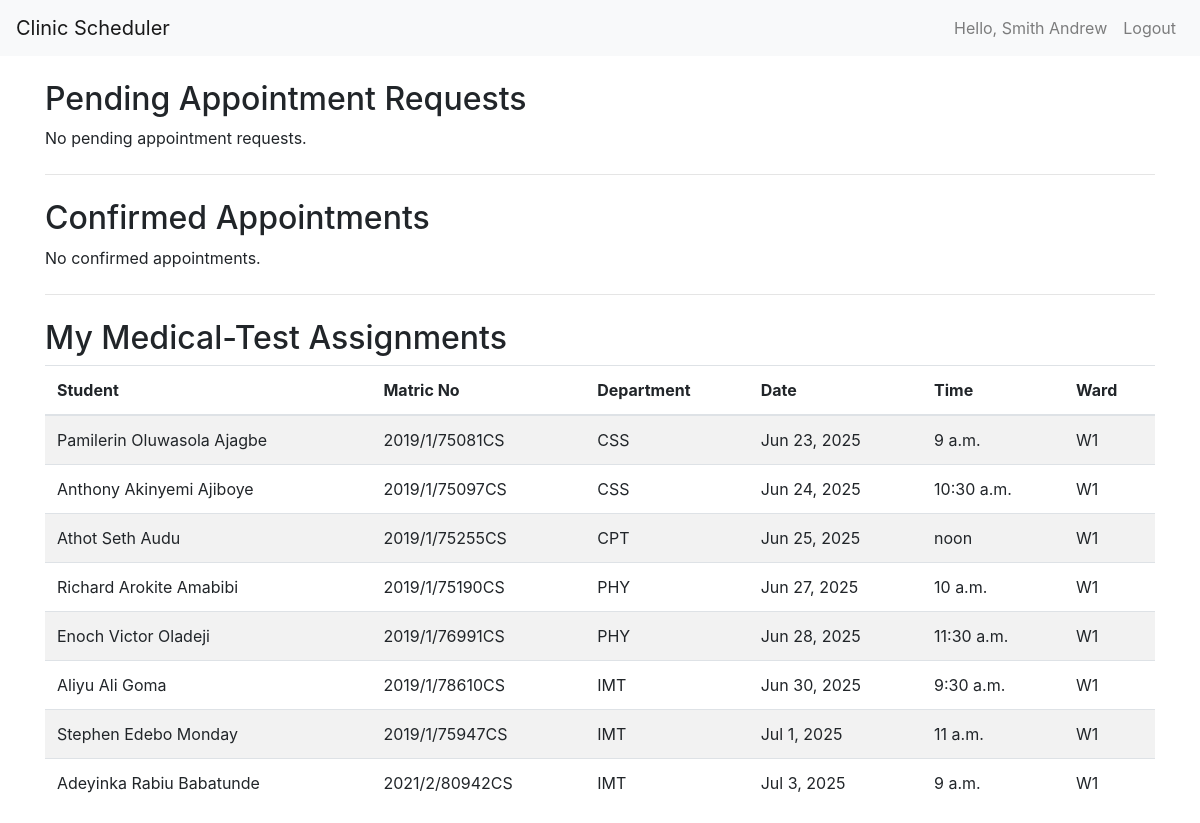
The app's page /staff/requests/ (signed in), older data.
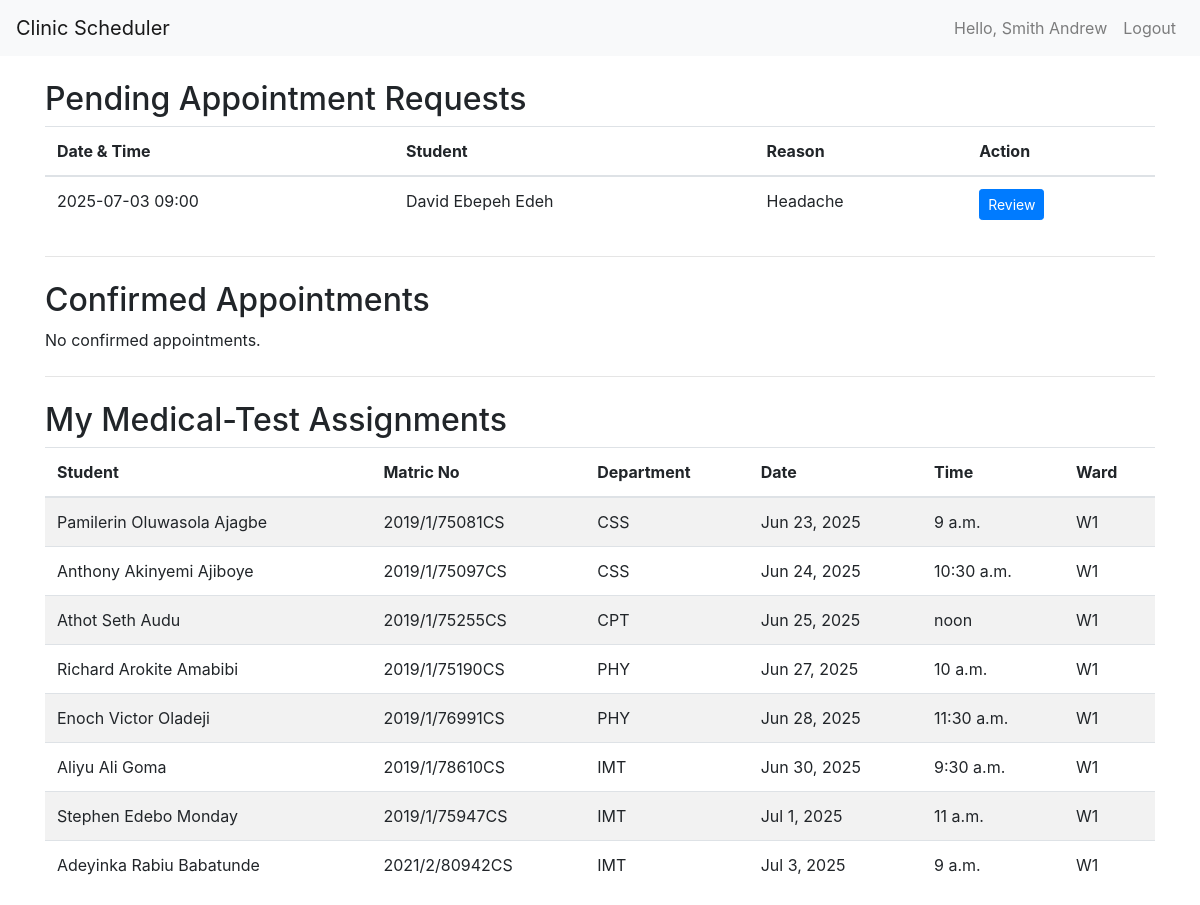
The same page, newer data.
### appointments/models.py (models this page shows, shortened)
class MedicalTestSchedule(models.Model):
    student = models.ForeignKey(
        Profile,
        limit_choices_to={'role': 'student'},
        on_delete=models.CASCADE,
        related_name='medical_tests',
        null=True,
        blank=True,
        help_text="(temporary) link to the student's profile"
    )
    scheduled_date = models.DateField()
    scheduled_time = models.TimeField()
    staff = models.ForeignKey(
        settings.AUTH_USER_MODEL,
        limit_choices_to={'profile__role': 'staff'},
        on_delete=models.PROTECT
    )
    ward_number = models.CharField(max_length=10)
    created_at = models.DateTimeField(auto_now_add=True)
    class Meta:
        ordering = ['scheduled_date', 'scheduled_time']
        unique_together = ('student',)

class Profile(models.Model):
    ROLE_CHOICES = [
        ('student', 'Student'),
        ('staff',   'Staff'),
    ]
    user = models.OneToOneField(
        settings.AUTH_USER_MODEL,
        on_delete=models.CASCADE,
        related_name='profile'
    )
    role = models.CharField(
        max_length=10,
        choices=ROLE_CHOICES,
        default='student'
    )
    matric_no = models.CharField(
        max_length=20,
        unique=True,
        blank=True,
        null=True,
        help_text="For students: their matriculation number"
    )
    DEPARTMENT_CHOICES = [
        ('CPT', 'Computer Science'),
        ('PHY', 'Physics'),
        ('CSS', 'Cyber Security Science'),
        ('IMT', 'Information and Media Technology'),
    ]
    department = models.CharField(
        max_length=30,
        choices=DEPARTMENT_CHOICES,
        blank=True,
        null=True,
        help_text="Student’s department"
    )
    phone_number = models.CharField(max_length=15, blank=True, null=True)

class Appointment(models.Model):
    STATUS_CHOICES = [
        ('pending',   'Pending'),
        ('confirmed', 'Confirmed'),
        ('attended',  'Attended'),
        ('no_show',   'No-Show'),
        ('rejected',  'Rejected'),
        ('cancelled', 'Cancelled'),
    ]
    student = models.ForeignKey(
        settings.AUTH_USER_MODEL,
        on_delete=models.CASCADE,
        related_name='appointments_as_student'
    )
    staff = models.ForeignKey(
        settings.AUTH_USER_MODEL,
        on_delete=models.CASCADE,
        related_name='appointments_as_staff'
    )
    date_time        = models.DateTimeField()
    status           = models.CharField(max_length=10, choices=STATUS_CHOICES, default='pending')
    reason_for_visit = models.TextField(blank=True)
    created_at       = models.DateTimeField(auto_now_add=True)
    updated_at       = models.DateTimeField(auto_now=True)
    class Meta:
        unique_together = ('staff', 'date_time')
        ordering        = ['-date_time']

### appointments/decorators.py (the view)
        def _wrapped_view(request, *args, **kwargs):
            if request.user.is_authenticated and request.user.profile.role == required_role:
                return view_func(request, *args, **kwargs)
            raise PermissionDenied

### appointments/views.py (called while the page is built)
@login_required
@role_required('staff')
def staff_requests(request):
    pending = Appointment.objects.filter(
        staff=request.user,
        status='pending'
    ).order_by('date_time')
    confirmed = Appointment.objects.filter(
        staff=request.user,
        status='confirmed',
        date_time__gte=timezone.now()
    ).order_by('date_time')
    test_slots = MedicalTestSchedule.objects.filter(
        staff=request.user
    ).order_by('scheduled_date', 'scheduled_time')
    return render(request, 'appointments/dashboard_staff.html', {
        'pending_appointments':   pending,
        'confirmed_appointments': confirmed,
        'test_slots':             test_slots,
    })

### templates/appointments/dashboard_staff.html (shortened to what this page needs)
{% extends 'appointments/base.html' %}
{% load crispy_forms_tags %}
{% block content %}
  <h2>Pending Appointment Requests</h2>
  {% if pending_appointments %}
    <table class="table table-hover">
      <thead>
        <tr>
          <th>Date & Time</th>
          <th>Student</th>
          <th>Reason</th>
          <th>Action</th>
        </tr>
      </thead>
      <tbody>
        {% for appt in pending_appointments %}
          <tr>
            <td>{{ appt.date_time|date:"Y-m-d H:i" }}</td>
            <td>{{ appt.student.get_full_name|default:appt.student.username }}</td>
            <td>{{ appt.reason_for_visit|default:"—" }}</td>
            <td>
              <a href="{% url 'appointments:confirm_appointment' appt.id %}"
                 class="btn btn-sm btn-primary">
                Review
              </a>
            </td>
          </tr>
        {% endfor %}
      </tbody>
    </table>
  {% else %}
    <p>No pending appointment requests.</p>
  {% endif %}
  <hr class="my-4"/>
  <h2>Confirmed Appointments</h2>
  {% if confirmed_appointments %}
    <table class="table table-striped">
      <thead>
        <tr>
          <th>Date & Time</th>
          <th>Student</th>
          <th>Reason</th>
        </tr>
      </thead>
      <tbody>
        {% for appt in confirmed_appointments %}
          <tr>
            <td>{{ appt.date_time|date:"Y-m-d H:i" }}</td>
            <td>{{ appt.student.get_full_name|default:appt.student.username }}</td>
            <td>{{ appt.reason_for_visit|default:"—" }}</td>
          </tr>
        {% endfor %}
      </tbody>
    </table>
  {% else %}
    <p>No confirmed appointments.</p>
  {% endif %}
  <hr class="my-4"/>
  <h2>My Medical-Test Assignments</h2>
  {% if test_slots %}
    <table class="table table-striped">
      <thead>
        <tr>
          <th>Student</th>
          <th>Matric No</th>
          <th>Department</th>
          <th>Date</th>
          <th>Time</th>
          <th>Ward</th>
        </tr>
      </thead>
      <tbody>
        {% for slot in test_slots %}
          <tr>
            <td>{{ slot.student.user.get_full_name|default:slot.student.matric_no }}</td>
            <td>{{ slot.student.matric_no }}</td>
            <td>{{ slot.student.department }}</td>
            <td>{{ slot.scheduled_date|date:"M j, Y" }}</td>
            <td>{{ slot.scheduled_time|time:"P" }}</td>
            <td>{{ slot.ward_number }}</td>
          </tr>
        {% endfor %}
      </tbody>
    </table>
  {% else %}
    <p>You have no medical-test slots assigned yet.</p>
  {% endif %}
{% endblock %}

### templates/appointments/base.html (shortened to what this page needs)
<!DOCTYPE html>
<html lang="en">
<head>
  <link rel="stylesheet" href="https://stackpath.bootstrapcdn.com/bootstrap/4.5.2/css/bootstrap.min.css" />
</head>
<body>
  <nav class="navbar navbar-expand-lg navbar-light bg-light">
    <a class="navbar-brand" href="{% url 'appointments:dashboard' %}">Clinic Scheduler</a>
    <div class="collapse navbar-collapse">
      <ul class="navbar-nav ml-auto">
        {% if user.is_authenticated %}
          <li class="nav-item">
            <span class="nav-link">Hello, {{ request.user.get_full_name|default:request.user.username }}</span>
          </li>
          <li class="nav-item">
            <a class="nav-link" href="{% url 'logout' %}">Logout</a>
          </li>
        {% else %}
          <li class="nav-item">
            <a class="nav-link" href="{% url 'login' %}">Login</a>
          </li>
        {% endif %}
      </ul>
    </div>
  </nav>
  <div class="container mt-4">
    {% block content %}{% endblock %}
  </div>
</body>
</html>

Row changes from the older to the newer data that the page shows:
added Appointment: date_time "2025-07-03 09:00", student.get_full_name "David Ebepeh Edeh", reason_for_visit "Headache"
Text that changed along with them:
text no longer shown: "No pending appointment requests."
text now shown: "Date & Time Student Reason Action"
